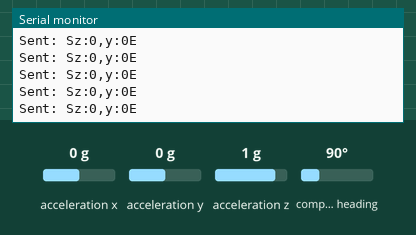
A sketch run on a simulated ESP8266 (NodeMCU). Parts: the last lines printed to the serial monitor. The test bench sets the inputs (shaded band); at power-on: acceleration x 0 g, acceleration y 0 g, acceleration z 1 g, compass heading 90°. WiFi joins after 1.5 s; servers stay silent unless stated; not simulated (calls return 0 or success): secrets.h.

Above: at 3.7 s.
3.8 s: acceleration x set to -1.4 g
At 3.84 s:
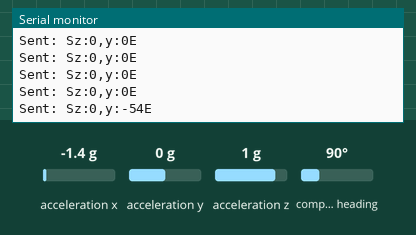
5.3 s: acceleration y set to -1.4 g
At 5.37 s:
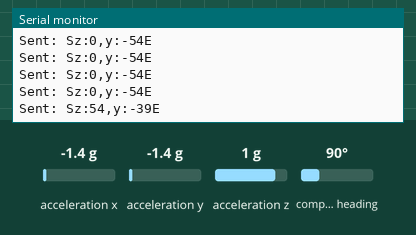
6.8 s: acceleration z set to -1.4 g
At 6.8 s:
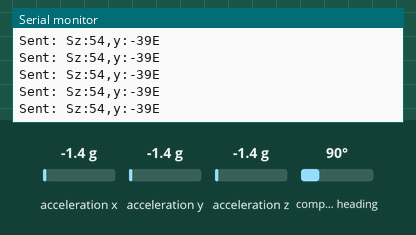
Timing chart, 0 to 9.8 s (numbered marks = the images above; inputs shaded):
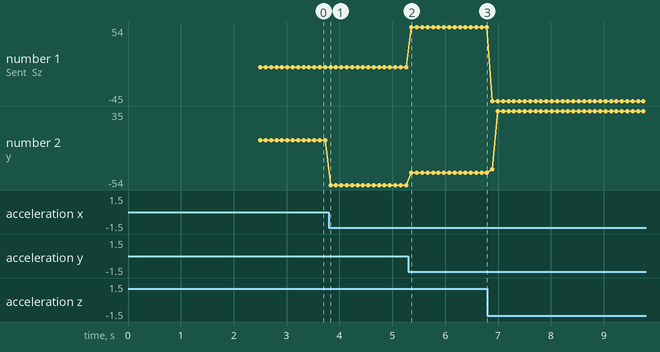

Measured:
- after the input at 3.8 s, the serial monitor: prints a new line at once (image 1)
- after the input at 5.3 s, the serial monitor: prints a new line after 0.06 s (image 2)
- plotted number 1: 0 → 54 after the input at 5.3 s, 54 → -45 after the input at 6.8 s
- plotted number 2: 0 → -54 after the input at 3.8 s, -54 → -39 after the input at 5.3 s, -39 → 35 after the input at 6.8 s

The sketch:

transmitter.ino
```cpp
#include <Wire.h>
#include <Adafruit_Sensor.h>
#include <Adafruit_BNO055.h>
#include <utility/imumaths.h>
#include <ESP8266WiFi.h>
#include <WiFiUdp.h>
// This file is gitignored as it has secrets
// Network SSID and PSWD should be defined in it
#include "secrets.h"

#define BNO055_SAMPLERATE_DELAY_MS 100
Adafruit_BNO055 bno = Adafruit_BNO055(55, 0x28, &Wire);

const char* server = "192.168.1.60";
const uint16_t port = 50000;
bool is_upside_down = false;
unsigned long upside_down_triggered_at;

WiFiUDP udp;

void connect_to_wifi() {
  WiFi.begin(ssid, password);
  Serial.println("Start connecting.");
  while (WiFi.status() != WL_CONNECTED) {
    delay(500);
    Serial.print(".");
  }
  Serial.println();
  Serial.println("Connected to Wifi");
}

void process_event(sensors_event_t event) {
  int z = event.orientation.z;
  int y = event.orientation.y;

  unsigned long elapsed = millis() - upside_down_triggered_at;
  if (abs(y) > 60 && elapsed >= 4000) {
    is_upside_down = !is_upside_down;
    upside_down_triggered_at = millis();
  }

  if (is_upside_down && (z > 90 || z < -90 || z == 0)) {
    y = -y;
  }

  // When upside down we want to treat 180 as starting degree
  if (z > 90) {
    z = -180 + z;
    is_upside_down = true;
  } else if (z < -90) {
    z = 180 + z;
    is_upside_down = true;
  }

  String direction = "Sz:" + String(z) + ",y:" + String(y) + "E";

  udp.beginPacket(server, port);
  udp.write(direction.c_str());
  udp.endPacket();

  Serial.println("Sent: " + direction);
}

void setup(void) {
  Serial.begin(115200);
  while (!Serial) delay(10);

  connect_to_wifi();

  if (!bno.begin()) {
    Serial.print("Ooops, no BNO055 detected ... Check your wiring or I2C ADDR!");
    while (1);
  }

  delay(1000);
  bno.setExtCrystalUse(true);
}

void loop(void) {
    sensors_event_t event;
    bno.getEvent(&event);
    process_event(event);
    delay(BNO055_SAMPLERATE_DELAY_MS);
}
```
